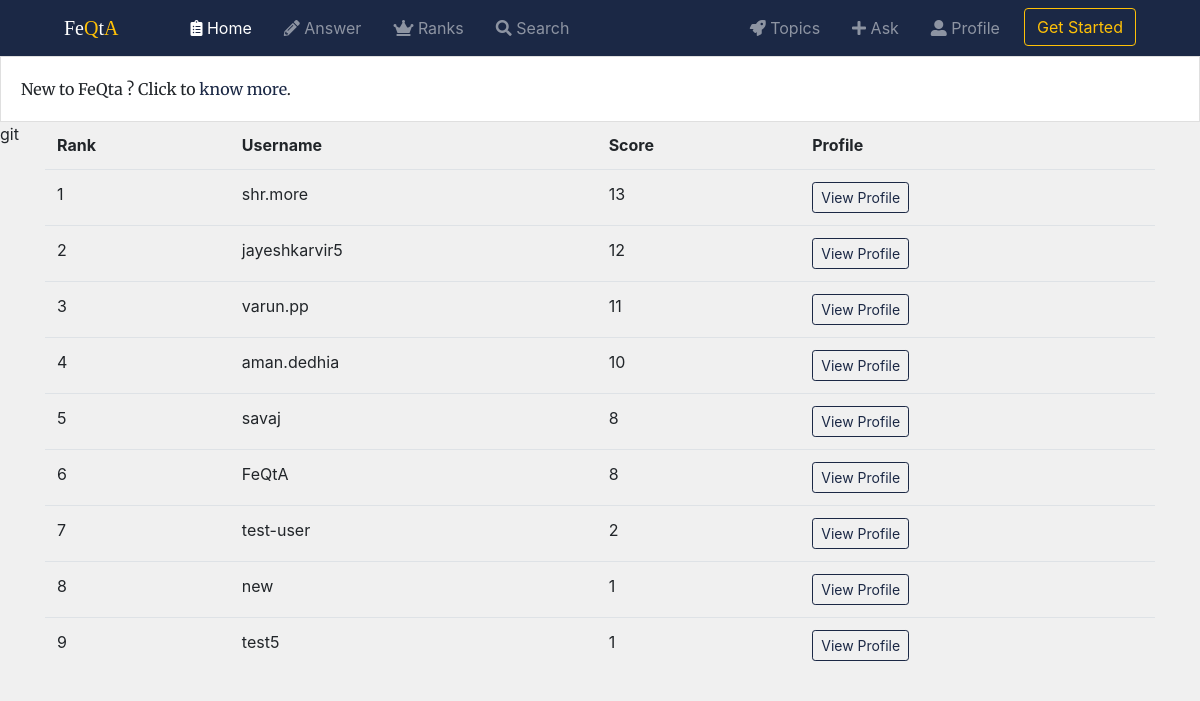
/FeQta/ranks/, run on the app's committed database.
### FeQta/models.py (models this page shows, shortened)
class Profile(models.Model):
    user = models.OneToOneField(User, on_delete=models.CASCADE)  # user.profile
    followers = models.ManyToManyField(User, related_name='is_following', blank=True)
    timestamp = models.DateTimeField(auto_now_add=True)
    updated = models.DateTimeField(auto_now=True)
    desc = models.TextField(max_length=200, blank=True, null=True)
    pic = models.FileField(null=True, blank=True)
    score = models.IntegerField(default=0,blank=True, null=True)
    objects = ProfileManager()
    class Meta:
        ordering = ['-score']

### FeQta/views.py (the view)
# urls.py: path('ranks/', views.RanksView.as_view(), name="ranks"),
class RanksView(TemplateView):
    template_name = 'FeQta/ranks.html'
    def get_context_data(self, *args, **kwargs):
        context = super(RanksView, self).get_context_data(*args, **kwargs)
        qs = Profile.objects.all()
        total = range(1,qs.count()+1)
        list = zip(qs, total)
        context['list'] = list
        return context

### FeQta/templates/FeQta/ranks.html (shortened to what this page needs)
{% extends "base.html" %}
{% block body %}
<table class="table table-hover">
    <tr>
        <th>Rank</th>
        <th>Username</th>
        <th>Score</th>
        <th>Profile</th>
    </tr>
    {% if list %}
        {% for profile,i in list %}
                <tr>
                    <td>{{ i }}</td>
                    <td>{{ profile.user.username }}</td>
                    <td>{{ profile.score }}</td>
                    <td><a href="{% url 'FeQta:profile_detail' profile.user.username %}"
                       class="btn btn-sm btn-outline-secondary follow-btn">View Profile</a></td>
                </tr>
        {% endfor %}
</table>
    {% else %}
        <p class='lead'>No Profiles Found</p>
    {% endif %}
{% endblock %}

### templates/snippets/css.html (style rules this page uses)
body { background: #f0f0f0; }
a { color: #1b2845; }
.follow-btn { color: #1b2845; border-color: #1b2845; }

### data on the page
Profile: i "1", user.username "shr.more", score "13"
Profile: i "2", user.username "jayeshkarvir5", score "12"
Profile: i "3", user.username "varun.pp", score "11"
Profile: i "4", user.username "aman.dedhia", score "10"
Profile: i "5", user.username "savaj", score "8"
Profile: id "6", user.username "FeQtA", score "8"
Profile: i "7", user.username "test-user", score "2"
Profile: i "8", user.username "new", score "1"
Profile: i "9", user.username "test5", score "1"
